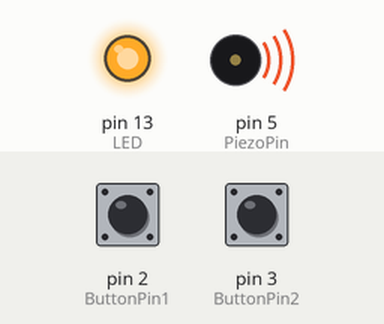
This sketch was run on a simulated Arduino Uno, built with avr-gcc and run on an emulated ATmega328P. Parts: output pins drawn as LEDs (lit = HIGH), buzzer (waves = sounding). The test bench sets the inputs (shaded band); at power-on: pin 2 (ButtonPin1) HIGH, pin 3 (ButtonPin2) LOW.

Above: at 0.05 s.
Timing chart, 0 to 3.0 s (numbered marks = the images above):
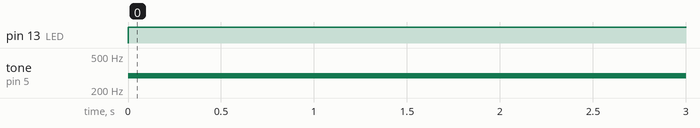

Measured:
- by itself, pin 13 (LED): LOW → HIGH at 0.00 s
- by itself, tone on pin 5 (PiezoPin): silent → 294 Hz at 0.00 s

The sketch:

Final_Project_WIP_1_.ino
```cpp
const int ButtonPin1 = 2;
const int ButtonPin2 = 3;
const int ButtonPin3 = 4;

const int LED = 13;
const int PiezoPin = 5;

const int notes[] = {262, 294, 330}; // These will play the following notes in order: C4, D4, and E4
const int noteDuration = 1000; // How long each note will play in milliseconds
int currentNote = 0; // The index of the current note that is being played

void setup() {
  Serial.begin(9600);
  pinMode(ButtonPin1, INPUT);
  pinMode(ButtonPin2, INPUT);
  pinMode(ButtonPin3, INPUT);
  pinMode(LED, OUTPUT);
  pinMode(PiezoPin, OUTPUT);
}

void loop() {
  // This code will check to see if one of the push buttons are pressed.
  if (digitalRead(ButtonPin1) == LOW) {
    playNoteAndLight(0);
  } else if (digitalRead(ButtonPin2) == LOW) {
    playNoteAndLight(1);
  } else if (digitalRead(ButtonPin3) == LOW) {
    playNoteAndLight(2);
  }

  // This code controls the waiting time of the note duration before the LED is turned off and the next note plays
  if (millis() - noteDuration > noteDuration) {
    noTone(PiezoPin);
    digitalWrite(LED, LOW);
  }
}


void playNoteAndLight(int index) { // This part of the code will play the note at the given index, turn the LED on, and send the data to Processing
  tone(PiezoPin, notes[index]);
  digitalWrite(LED, HIGH);
  currentNote = index;
  delay(noteDuration);
  noTone(PiezoPin);
  digitalWrite(LED, LOW);
}
```
